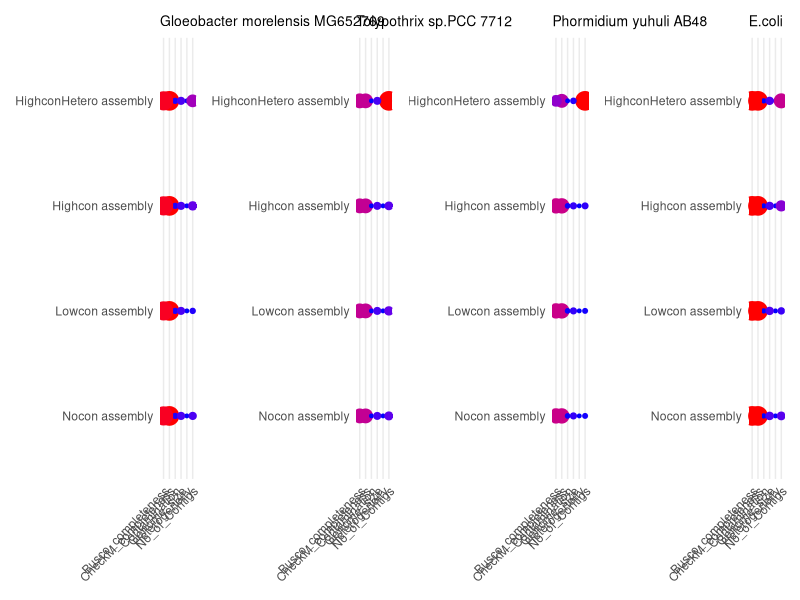

Generate this figure with R:
# Install patchwork if not already installed
if (!requireNamespace("patchwork", quietly = TRUE)) {
  install.packages("patchwork")
}

# Load necessary libraries
library(ggplot2)
library(dplyr)
library(tidyr)
library(viridis)
library(patchwork)

# Updated dataset
data <- data.frame(
  Organism = rep(c("Gloeobacter morelensis MG652769", "Tolypothrix sp.PCC 7712", "Phormidium yuhuli AB48", "E.coli"), each = 4),
  AssemblyProcess = rep(paste("Assembly", 1:4), times = 4),
  CheckM_completeness = c(99.15, 99.15, 99.15, 99.15, 99.11, 99.11, 99.11, 98, 100, 100, 100, 74, 99.97, 99.97, 99.97, 99.97),
  Contamination = c(0.85, 0.85, 0.85, 0.85, 0, 0, 0, 0, 0.54, 0.54, 0.54, 0, 0.09, 0.09, 0.04, 0.09),
  Heterogeneity = c(0, 0, 0, 0, 0, 0, 0, 0, 0, 0, 0, 0, 0, 0, 0, 0),
  No_of_Contigs = c(5, 1, 9, 28, 17, 20, 15, 219, 1, 1, 4, 200, 7, 3, 18, 47),
  Genome_size = c(5, 4.7, 4.8, 4.8, 9.8, 9.8, 9.9, 9.8, 4.6, 4.6, 4.7, 2.6, 6, 5.6, 5.3, 5.5),
  Busco_completeness = c(92, 92, 92.3, 92.1, 99.9, 99.9, 99.7, 99.8, 99.4, 99.3, 99.4, 42, 100, 100, 100, 100)
)

# Map AssemblyProcess to new labels
data$AssemblyProcess <- factor(data$AssemblyProcess,
                                levels = paste("Assembly", 1:4),
                                labels = c("Nocon assembly", "Lowcon assembly", "Highcon assembly", "HighconHetero assembly"))

# Set the levels for the Organism factor to maintain the original order
data$Organism <- factor(data$Organism, levels = unique(data$Organism))

# Function to create a plot for each organism
create_plot <- function(organism) {
  # Filter data for the current organism
  filtered_data <- data %>% filter(Organism == organism)

  # Reshape data for ggplot
  plot_data <- filtered_data %>%
    pivot_longer(cols = c(CheckM_completeness, Contamination, Heterogeneity, No_of_Contigs, Genome_size, Busco_completeness),
                 names_to = "Parameter", values_to = "Value")

  # Plot using ggplot
  p <- ggplot(plot_data, aes(x = Parameter, y = AssemblyProcess, color = Value, size = Value)) +
    geom_point() +
    scale_color_gradient(low = "blue", high = "red") +
    theme_minimal() +
    labs(title = paste(organism),
         x = NULL, # Remove x-axis label
         y = NULL, # Remove y-axis label
         color = "Value",
         size = "Value") +
    theme(axis.text.x = element_text(angle = 45, hjust = 1),
          plot.title = element_text(size = 10),  # Adjust the title font size here
         legend.position = "none")  # Remove the legend
  return(p)
}

# List of organisms
organisms <- unique(data$Organism)

# Create a list of plots
plots <- lapply(organisms, create_plot)
# Combine plots using patchwork in a grid layout
combined_plot <- wrap_plots(plots) +
  plot_layout(ncol = 4, byrow = TRUE)  # Arrange in 1 row

# Save the combined plot as a single PDF
ggsave(filename = "A.pdf", plot = combined_plot, width = 15, height = 4)

